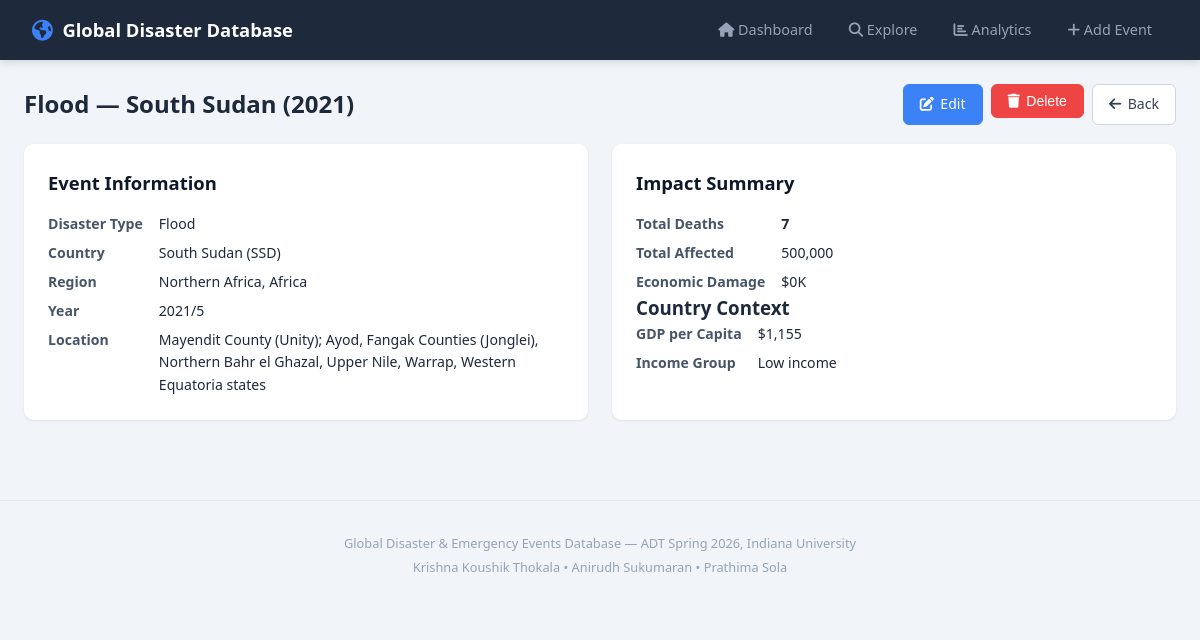
The page /disaster/16126 on the database its author committed.
### tables this page shows
CREATE TABLE disaster_types (
        type_id INTEGER PRIMARY KEY AUTOINCREMENT,
        type_name TEXT NOT NULL, subtype_name TEXT NOT NULL DEFAULT 'General',
        disaster_group TEXT NOT NULL DEFAULT 'Natural',
        UNIQUE(type_name, subtype_name)
    );

CREATE TABLE countries (
        country_id INTEGER PRIMARY KEY AUTOINCREMENT,
        country_name TEXT NOT NULL, iso_code TEXT NOT NULL UNIQUE,
        region_id INTEGER NOT NULL, population INTEGER,
        gdp_per_capita REAL, income_group TEXT,
        FOREIGN KEY (region_id) REFERENCES regions(region_id)
    );

CREATE TABLE regions (
        region_id INTEGER PRIMARY KEY AUTOINCREMENT,
        region_name TEXT NOT NULL UNIQUE, continent TEXT NOT NULL
    );

### app.py (the view)
@app.route("/disaster/<int:disaster_id>")
def disaster_detail(disaster_id):
    db = get_db()
    disaster = db.execute("""
        SELECT d.*, dt.type_name, dt.subtype_name, c.country_name, c.iso_code,
               r.region_name, r.continent, c.gdp_per_capita, c.income_group,
               im.no_injured, im.no_affected, im.no_homeless
        FROM disasters d
        JOIN disaster_types dt ON d.type_id = dt.type_id
        JOIN countries c ON d.country_id = c.country_id
        JOIN regions r ON c.region_id = r.region_id
        LEFT JOIN impact_metrics im ON d.disaster_id = im.disaster_id
        WHERE d.disaster_id = ?
    """, (disaster_id,)).fetchone()
    db.close()
    if not disaster:
        flash("Disaster not found.", "error")
        return redirect(url_for("explore"))
    return render_template("detail.html", d=disaster)

### app.py (called while the page is built)
def get_db():
    conn = sqlite3.connect(DB_PATH)
    conn.row_factory = sqlite3.Row
    conn.execute("PRAGMA foreign_keys = ON;")
    return conn

### templates/detail.html (shortened to what this page needs)
{% extends "base.html" %}
{% block content %}
<div class="detail-header">
    <h1>{{ d.type_name }} — {{ d.country_name }} ({{ d.year }})</h1>
    <div class="detail-actions">
        <a href="{{ url_for('edit_disaster', disaster_id=d.disaster_id) }}" class="btn btn-primary"><i class="fas fa-edit"></i> Edit</a>
        <form action="{{ url_for('delete_disaster', disaster_id=d.disaster_id) }}" method="POST" style="display:inline"
              onsubmit="return confirm('Are you sure you want to delete this disaster record?')">
            <button type="submit" class="btn btn-danger"><i class="fas fa-trash"></i> Delete</button>
        </form>
        <a href="{{ url_for('explore') }}" class="btn"><i class="fas fa-arrow-left"></i> Back</a>
    </div>
</div>
<div class="grid-2">
    <div class="card">
        <h2>Event Information</h2>
        <dl class="detail-list">
            <dt>Disaster Type</dt><dd>{{ d.type_name }}{% if d.subtype_name and d.subtype_name != 'General' %} — {{ d.subtype_name }}{% endif %}</dd>
            <dt>Country</dt><dd>{{ d.country_name }} ({{ d.iso_code }})</dd>
            <dt>Region</dt><dd>{{ d.region_name }}, {{ d.continent }}</dd>
            <dt>Year</dt><dd>{{ d.year }}{% if d.start_month %}/{{ d.start_month }}{% if d.start_day %}/{{ d.start_day }}{% endif %}{% endif %}</dd>
            {% if d.location %}<dt>Location</dt><dd>{{ d.location }}</dd>{% endif %}
        </dl>
    </div>
    <div class="card">
        <h2>Impact Summary</h2>
        <dl class="detail-list">
            <dt>Total Deaths</dt><dd class="stat-highlight">{{ "{:,}".format(d.total_deaths or 0) }}</dd>
            <dt>Total Affected</dt><dd>{{ "{:,}".format(d.total_affected or 0) }}</dd>
            <dt>Economic Damage</dt><dd>${{ "{:,.0f}".format(d.total_damage_usd or 0) }}K</dd>
        </dl>
        <h3>Country Context</h3>
        <dl class="detail-list">
            {% if d.gdp_per_capita %}<dt>GDP per Capita</dt><dd>${{ "{:,.0f}".format(d.gdp_per_capita) }}</dd>{% endif %}
            {% if d.income_group %}<dt>Income Group</dt><dd>{{ d.income_group }}</dd>{% endif %}
        </dl>
    </div>
</div>
{% endblock %}

### static/css/style.css (style rules this page uses)
* { margin: 0; padding: 0; box-sizing: border-box; }
body { font-family: 'Segoe UI', system-ui, -apple-system, sans-serif; background: #f1f5f9; color: #1e293b; line-height: 1.6; }
.card { background: white; border-radius: 10px; padding: 1.5rem; box-shadow: 0 1px 3px rgba(0,0,0,0.08); margin-bottom: 1.5rem; }
.card h2 { font-size: 1.15rem; font-weight: 600; margin-bottom: 1rem; color: #0f172a; }
.grid-2 { display: grid; grid-template-columns: 1fr 1fr; gap: 1.5rem; }
.btn { display: inline-flex; align-items: center; gap: 0.4rem; padding: 0.5rem 1rem; border: 1px solid #d1d5db; border-radius: 6px; background: white; color: #374151; font-size: 0.88rem; cursor: pointer; text-decoration: none; transition: all 0.15s; }
.btn-primary { background: #3b82f6; color: white; border-color: #3b82f6; }
.btn-danger { background: #ef4444; color: white; border-color: #ef4444; }
.detail-header { display: flex; justify-content: space-between; align-items: center; flex-wrap: wrap; gap: 1rem; margin-bottom: 1.2rem; }
.detail-header h1 { font-size: 1.5rem; }
.detail-actions { display: flex; gap: 0.5rem; }
.detail-list { display: grid; grid-template-columns: auto 1fr; gap: 0.4rem 1rem; }
.detail-list dt { font-weight: 600; color: #475569; font-size: 0.88rem; }
.detail-list dd { color: #1e293b; font-size: 0.88rem; }
.stat-highlight { font-size: 1.3rem; font-weight: 700; color: #dc2626; }

### rows shown on the page
disaster_types: type_name "Flood"
countries: country_name "South Sudan", iso_code "SSD", gdp_per_capita "1,155", income_group "Low income"
regions: region_name "Northern Africa", continent "Africa"

### other values the page prints
{{ d.year }} "2021"
{{ d.start_month }} "5"
{{ d.location }} "Mayendit County (Unity); Ayod, Fangak Counties (Jonglei), Northern Bahr el Ghazal, Upper Nile, Warrap, Western Equatoria states"
{{ "{:,}".format(d.total_deaths or 0) }} "7"
{{ "{:,}".format(d.total_affected or 0) }} "500,000"
{{ "{:,.0f}".format(d.total_damage_usd or 0) }} "0"
